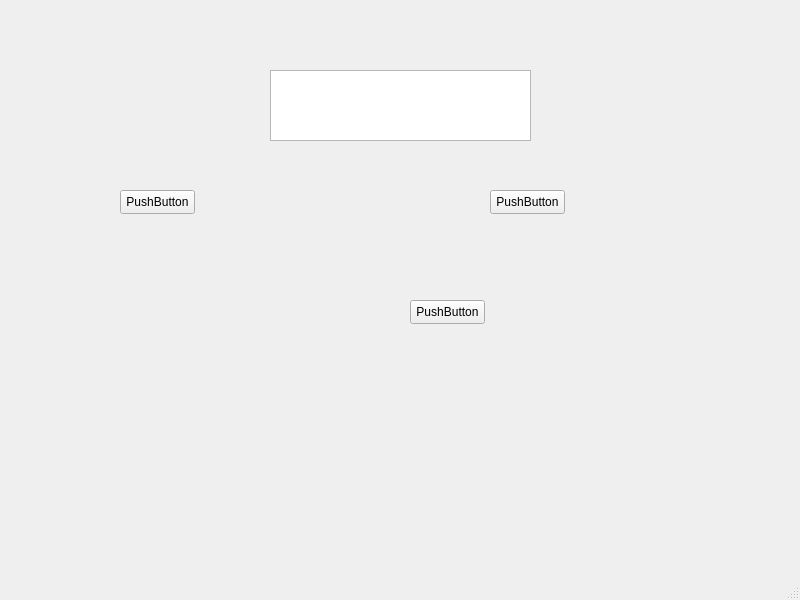
<?xml version="1.0" encoding="UTF-8"?>
<ui version="4.0">
 <class>MainWindow</class>
 <widget class="QMainWindow" name="MainWindow">
  <property name="geometry">
   <rect>
    <x>0</x>
    <y>0</y>
    <width>800</width>
    <height>600</height>
   </rect>
  </property>
  <property name="windowTitle">
   <string>MainWindow</string>
  </property>
  <widget class="QWidget" name="centralwidget">
   <widget class="QPushButton" name="pushButton">
    <property name="geometry">
     <rect>
      <x>120</x>
      <y>190</y>
      <width>75</width>
      <height>24</height>
     </rect>
    </property>
    <property name="text">
     <string>PushButton</string>
    </property>
   </widget>
   <widget class="QPushButton" name="pushButton_2">
    <property name="geometry">
     <rect>
      <x>490</x>
      <y>190</y>
      <width>75</width>
      <height>24</height>
     </rect>
    </property>
    <property name="text">
     <string>PushButton</string>
    </property>
   </widget>
   <widget class="QTextEdit" name="textAccounts">
    <property name="geometry">
     <rect>
      <x>270</x>
      <y>70</y>
      <width>261</width>
      <height>71</height>
     </rect>
    </property>
   </widget>
   <widget class="QPushButton" name="pushButton_3">
    <property name="geometry">
     <rect>
      <x>410</x>
      <y>300</y>
      <width>75</width>
      <height>24</height>
     </rect>
    </property>
    <property name="text">
     <string>PushButton</string>
    </property>
   </widget>
  </widget>
  <widget class="QMenuBar" name="menubar">
   <property name="geometry">
    <rect>
     <x>0</x>
     <y>0</y>
     <width>800</width>
     <height>22</height>
    </rect>
   </property>
  </widget>
  <widget class="QStatusBar" name="statusbar"/>
 </widget>
 <resources/>
 <connections/>
</ui>
